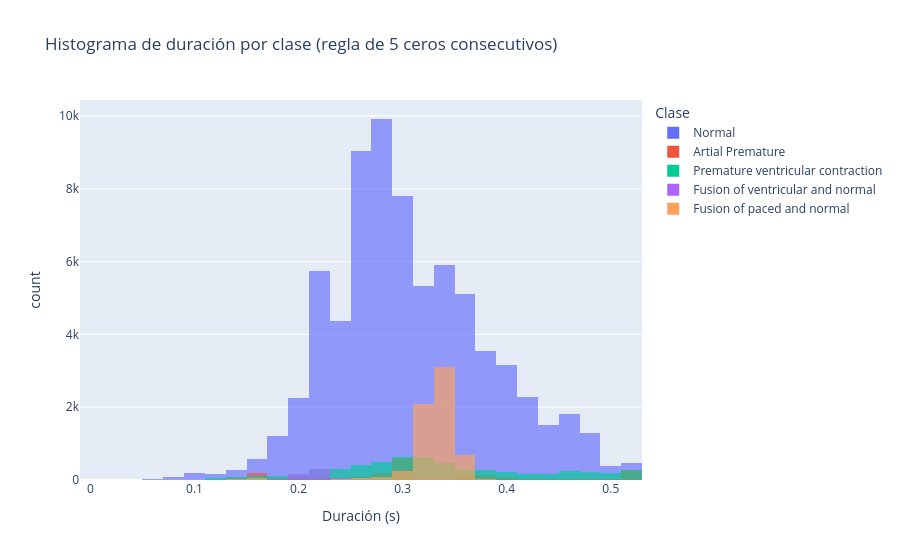

The cell this chart's notebook holds for it:
### Code cell
summary = ecg_duration_by_zero_runs(train_data, label_col='label', min_zero_run=5, zero_tol=0.0, fs_hz=360, plot=True)
summary

### Figure 1 — Plotly figure (JSON) as saved in the notebook; plotly's stock layout.template omitted (floating-point values rounded to 4 significant figures; data arrays with more than 128 entries replaced by an {"elided": "..."} marker saying what was removed)
{"data": [{"bingroup": "x", "hovertemplate": "Clase=Normal<br>Duración (s)=%{x}<br>count=%{y}<extra></extra>", "legendgroup": "Normal", "marker": {"color": "#636efa", "opacity": 0.65, "pattern": {"shape": ""}}, "name": "Normal", "nbinsx": 40, "orientation": "v", "showlegend": true, "type": "histogram", "x": {"elided": "72471 float values"}, "xaxis": "x", "yaxis": "y"}, {"bingroup": "x", "hovertemplate": "Clase=Artial Premature<br>Duración (s)=%{x}<br>count=%{y}<extra></extra>", "legendgroup": "Artial Premature", "marker": {"color": "#EF553B", "opacity": 0.65, "pattern": {"shape": ""}}, "name": "Artial Premature", "nbinsx": 40, "orientation": "v", "showlegend": true, "type": "histogram", "x": {"elided": "2223 float values"}, "xaxis": "x", "yaxis": "y"}, {"bingroup": "x", "hovertemplate": "Clase=Premature ventricular contraction<br>Duración (s)=%{x}<br>count=%{y}<extra></extra>", "legendgroup": "Premature ventricular contraction", "marker": {"color": "#00cc96", "opacity": 0.65, "pattern": {"shape": ""}}, "name": "Premature ventricular contraction", "nbinsx": 40, "orientation": "v", "showlegend": true, "type": "histogram", "x": {"elided": "5788 float values"}, "xaxis": "x", "yaxis": "y"}, {"bingroup": "x", "hovertemplate": "Clase=Fusion of ventricular and normal<br>Duración (s)=%{x}<br>count=%{y}<extra></extra>", "legendgroup": "Fusion of ventricular and normal", "marker": {"color": "#ab63fa", "opacity": 0.65, "pattern": {"shape": ""}}, "name": "Fusion of ventricular and normal", "nbinsx": 40, "orientation": "v", "showlegend": true, "type": "histogram", "x": {"elided": "641 float values"}, "xaxis": "x", "yaxis": "y"}, {"bingroup": "x", "hovertemplate": "Clase=Fusion of paced and normal<br>Duración (s)=%{x}<br>count=%{y}<extra></extra>", "legendgroup": "Fusion of paced and normal", "marker": {"color": "#FFA15A", "opacity": 0.65, "pattern": {"shape": ""}}, "name": "Fusion of paced and normal", "nbinsx": 40, "orientation": "v", "showlegend": true, "type": "histogram", "x": {"elided": "6431 float values"}, "xaxis": "x", "yaxis": "y"}], "layout": {"barmode": "overlay", "legend": {"title": {"text": "Clase"}, "tracegroupgap": 0}, "title": {"text": "Histograma de duración por clase (regla de 5 ceros consecutivos)"}, "xaxis": {"anchor": "y", "domain": [0, 1], "title": {"text": "Duración (s)"}}, "yaxis": {"anchor": "x", "domain": [0, 1], "title": {"text": "count"}}}}
